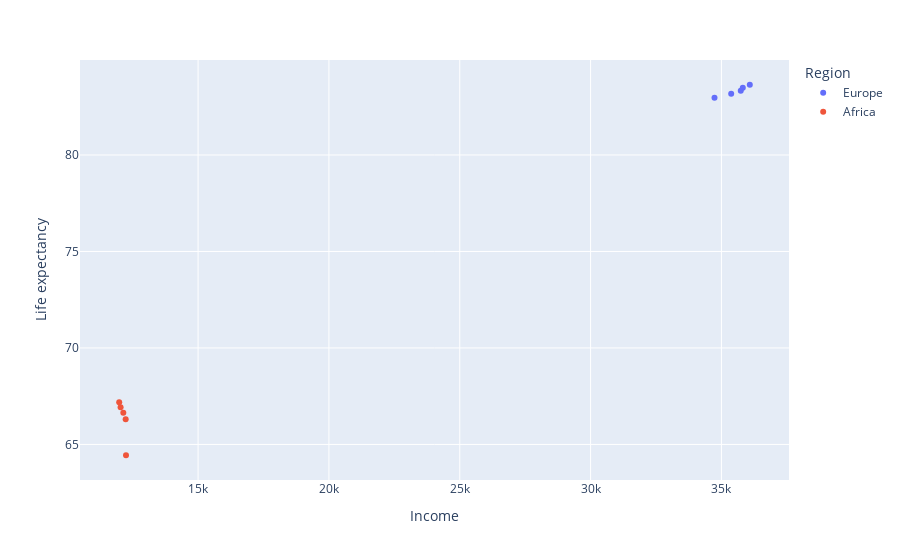

This figure's notebook cell:
### Code cell
fig = go.Figure(f)
fig.show()

### Figure 1 — Plotly figure (JSON) as saved in the notebook; plotly's stock layout.template omitted (floating-point values rounded to 4 significant figures)
{"data": [{"hovertemplate": "Region=Europe<br>Income=%{x}<br>Life expectancy=%{y}<extra></extra>", "legendgroup": "Europe", "marker": {"color": "#636efa", "symbol": "circle"}, "mode": "markers", "name": "Europe", "orientation": "v", "showlegend": true, "type": "scatter", "x": [34735, 35373, 35739, 35816, 36084], "xaxis": "x", "y": [82.97, 83.17, 83.33, 83.49, 83.64], "yaxis": "y"}, {"hovertemplate": "Region=Africa<br>Income=%{x}<br>Life expectancy=%{y}<extra></extra>", "legendgroup": "Africa", "marker": {"color": "#EF553B", "symbol": "circle"}, "mode": "markers", "name": "Africa", "orientation": "v", "showlegend": true, "type": "scatter", "x": [12246, 12233, 12143, 12039, 11986], "xaxis": "x", "y": [64.44, 66.31, 66.64, 66.93, 67.19], "yaxis": "y"}], "layout": {"legend": {"title": {"text": "Region"}, "tracegroupgap": 0}, "margin": {"t": 60}, "xaxis": {"anchor": "y", "domain": [0, 1], "title": {"text": "Income"}}, "yaxis": {"anchor": "x", "domain": [0, 1], "title": {"text": "Life expectancy"}}}}
